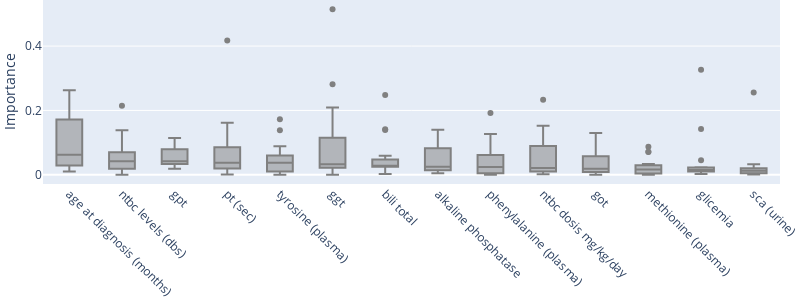

The notebook cell this image was saved under:
### Code cell
import plotly.express as px
import numpy as np

df_ranks_long = df_ranks_abnormal.T
order = df_ranks_long.rank(axis="columns", ascending=False).median(axis="rows").sort_values().index
#df_ranks_long["auc_score"] = AUCs
df = df_ranks_long
import plotly.graph_objects as go

# Calculate the median of each variable and sort the columns in descending order
median_values = df.median().sort_values(ascending=False)
sorted_columns = median_values.index

# Create a list to store the box traces
box_traces = []

# Iterate over each sorted column
for column in sorted_columns:
    # Create a box trace for each variable
    box_trace = go.Box(
        y=df[column],
        name=column,
        marker_color='gray',  # Set the marker color to gray
        showlegend=False  # Hide the legend
    )
    # Add the box trace to the list
    box_traces.append(box_trace)

# Create the layout
layout = go.Layout(
    yaxis=dict(
        title='Importance'
    ),
    xaxis=dict(
        tickangle=45,  # Rotate the x-axis labels by 45 degrees
    ),
    autosize=False,  # Turn off autosizing
    width=800,  # Set the width of the figure
    height=300,  # Set the height of the figure
    margin=dict(
        l=0,  # Set left margin to 0
        r=0,  # Set right margin to 0
        t=0,  # Set top margin to 0
        b=0  # Set bottom margin to 0
    )
)

# Create the figure
fig = go.Figure(data=box_traces, layout=layout)

# Show the figure
fig.show()

### Figure 1 — Plotly figure (JSON) as saved in the notebook; plotly's stock layout.template omitted (floating-point values rounded to 4 significant figures)
{"data": [{"marker": {"color": "gray"}, "name": "age at diagnosis (months)", "showlegend": false, "type": "box", "y": [0.1561, 0.03393, 0.04214, 0.2186, 0.2629, 0.2629, 0.0671, 0.03534, 0.02674, 0.02926, 0.01494, 0.01032, 0.06389, 0.2238, 0.09258, 0.01155, 0.06202]}, {"marker": {"color": "gray"}, "name": "ntbc levels (dbs)", "showlegend": false, "type": "box", "y": [0.0004872, 0.2142, 0.04869, 0.1064, 0.05775, 0.05775, 0.01245, 0.07828, 0.04226, 0.06719, 0.03944, 0.1387, 0.02003, 0.02644, 0.002933, 0.02064, 0.01442]}, {"marker": {"color": "gray"}, "name": "gpt", "showlegend": false, "type": "box", "y": [0.1143, 0.09497, 0.07841, 0.02813, 0.06753, 0.06753, 0.02228, 0.03981, 0.0505, 0.08237, 0.04184, 0.03521, 0.01935, 0.03638, 0.0991, 0.01885, 0.03518]}, {"marker": {"color": "gray"}, "name": "pt (sec)", "showlegend": false, "type": "box", "y": [0.05961, 0.01326, 0.0299, 0.1546, 0.01747, 0.01747, 0.02635, 0.03734, 0.05853, 0.0006544, 0.1065, 0.07862, 0.4177, 0.162, 0.02014, 0.02404, 0.04162]}, {"marker": {"color": "gray"}, "name": "tyrosine (plasma)", "showlegend": false, "type": "box", "y": [0.1384, 0.01994, 0.04411, 0.06574, 0.009625, 0.009625, 0.05838, 0.05247, 0.01037, 0.027, 0.03719, 0.1727, 0, 0.03576, 0.08888, 0.001945, 0.03791]}, {"marker": {"color": "gray"}, "name": "ggt", "showlegend": false, "type": "box", "y": [0.1873, 0.05489, 0.2089, 0.02195, 0.02285, 0.02285, 0.02122, 0.03317, 0.000211, 0.02983, 0.01918, 0.2814, 0.5146, 0.001659, 0.04772, 0.03248, 0.09157]}, {"marker": {"color": "gray"}, "name": "bili total", "showlegend": false, "type": "box", "y": [0.0257, 0.02511, 0.002763, 0.2481, 0.02761, 0.02761, 0.00676, 0.02513, 0.02534, 0.1419, 0.1393, 0.02355, 0.00401, 0.0595, 0.04085, 0.03803, 0.04357]}, {"marker": {"color": "gray"}, "name": "alkaline phosphatase", "showlegend": false, "type": "box", "y": [0.02484, 0.02361, 0.08679, 0.09107, 0.0149, 0.0149, 0.004525, 0.04295, 0.1398, 0.008537, 0.004775, 0.08224, 0.02753, 0.02148, 0.04367, 0.01146, 0.08325]}, {"marker": {"color": "gray"}, "name": "phenylalanine (plasma)", "showlegend": false, "type": "box", "y": [0.008482, 0.06911, 0.0003947, 0.005319, 0.003566, 0.003566, 0.009278, 0.004652, 0.02979, 0.02462, 0.1271, 0.06306, 0.06096, 0.192, 0.009737, 0.02982, 0.02551]}, {"marker": {"color": "gray"}, "name": "ntbc dosis mg/kg/day", "showlegend": false, "type": "box", "y": [0.005043, 0.001921, 0.03211, 0.1472, 0.01088, 0.01088, 0.01656, 0.07046, 0.007721, 0.1528, 0.03999, 0.01534, 0.006629, 0.07196, 0.02105, 0.2334, 0.1406]}, {"marker": {"color": "gray"}, "name": "got", "showlegend": false, "type": "box", "y": [0.002916, 0.01326, 0.009191, 0.1238, 0.05802, 0.05802, 0.0003256, 0.01241, 0.001631, 0.01875, 0.1296, 0.03936, 0.06129, 0.03737, 0.01555, 0.02765, 0.007563]}, {"marker": {"color": "gray"}, "name": "methionine (plasma)", "showlegend": false, "type": "box", "y": [0.03318, 0.002922, 0.02083, 0.02521, 0.0001105, 0.0001105, 0.01628, 0.004158, 0.07163, 0.005417, 0.08746, 0.02865, 0.004077, 0.07113, 0.02857, 0.01619, 0.005846]}, {"marker": {"color": "gray"}, "name": "glicemia", "showlegend": false, "type": "box", "y": [0.01488, 0.01262, 0.01812, 0.002122, 0.01424, 0.01424, 0.009276, 0.01066, 0.008253, 0.1426, 0.3264, 0.04535, 0.0193, 0.02262, 0.00838, 0.02022, 0.02339]}, {"marker": {"color": "gray"}, "name": "sca (urine)", "showlegend": false, "type": "box", "y": [0.02329, 0.01125, 0.003763, 0.01917, 0.01821, 0.01821, 0.004991, 0.01242, 0.0009595, 0.007432, 0.03312, 0.003979, 0.2558, 0.01958, 0.007329, 0.004292, 0.02599]}], "layout": {"autosize": false, "height": 300, "margin": {"b": 0, "l": 0, "r": 0, "t": 0}, "width": 800, "xaxis": {"tickangle": 45}, "yaxis": {"title": {"text": "Importance"}}}}
